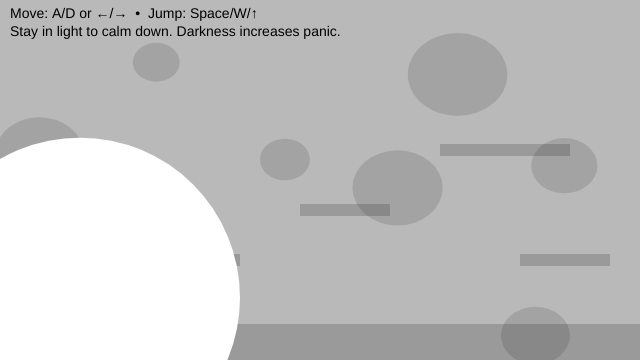
Frame 1 (no input)
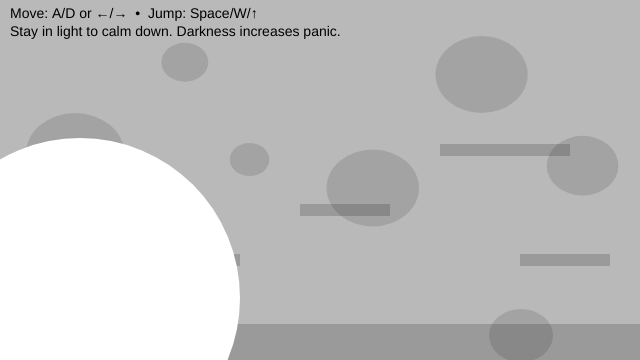
Frame 60 (no input)
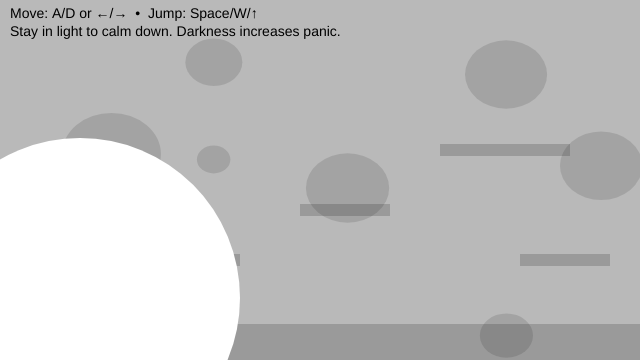
Frame 120 (the mouse pressed at the canvas centre since frame 60)

The p5.js sketch that drew these frames (run headless with seeded random() and noise() and a simulated clock; from frame 60 on, the mouse is pressed at the canvas centre):

// p5.js sketch
// ── sketch.js
// Y-position of the floor (ground level)
let floorY3;

// Player character (soft, animated blob)
let blob3 = {
  // Position (centre of the blob)
  x: 80,
  y: 0,

  // Visual properties
  r: 26, // Base radius
  points: 48, // Number of points used to draw the blob
  wobble: 7, // Edge deformation amount
  wobbleFreq: 0.9,

  // Time values for breathing animation
  t: 0,
  tSpeed: 0.01,

  // Physics: velocity
  vx: 0, // Horizontal velocity
  vy: 0, // Vertical velocity

  // Movement tuning
  accel: 0.55, // Horizontal acceleration
  maxRun: 4.0, // Maximum horizontal speed
  gravity: 0.65, // Downward force
  jumpV: -11.0, // Initial jump impulse

  // State
  onGround: false, // True when standing on a platform

  // Friction
  frictionAir: 0.995, // Light friction in air
  frictionGround: 0.88, // Stronger friction on ground
};

// List of solid platforms the blob can stand on
// Each platform is an axis-aligned rectangle (AABB)
let platforms = [];

// --- FEAR SYSTEM (Package A) ---
let panic = 0; // 0 calm → 1 terrified
let safeLights = []; // positions of "safe" light pools
let shadows = []; // background silhouettes

function setup() {
  createCanvas(640, 360);

  // Define the floor height
  floorY3 = height - 36;

  noStroke();
  textFont("sans-serif");
  textSize(14);

  // Create platforms (floor + steps)
  platforms = [
    { x: 0, y: floorY3, w: width, h: height - floorY3 }, // floor
    { x: 120, y: floorY3 - 70, w: 120, h: 12 }, // low step
    { x: 300, y: floorY3 - 120, w: 90, h: 12 }, // mid step
    { x: 440, y: floorY3 - 180, w: 130, h: 12 }, // high step
    { x: 520, y: floorY3 - 70, w: 90, h: 12 }, // return ramp
  ];

  // Start the blob resting on the floor
  blob3.y = floorY3 - blob3.r - 1;

  // Safe light pools (calm zones)
  safeLights = [
    { x: 80, y: floorY3 - 40, r: 120 },
    { x: 320, y: floorY3 - 140, r: 110 },
    { x: 560, y: floorY3 - 80, r: 120 },
  ];

  // Drifting background shadows (unease in the dark)
  for (let i = 0; i < 8; i++) {
    shadows.push({
      x: random(width),
      y: random(height),
      r: random(30, 90),
      vx: random(0.2, 0.8) * random([-1, 1]),
      phase: random(1000),
    });
  }
}

function draw() {
  background(240);

  // --- FEAR: compute how "safe" we are (distance to nearest light) ---
  let nearest = 99999;
  for (const L of safeLights) {
    const d = dist(blob3.x, blob3.y, L.x, L.y) - L.r;
    nearest = min(nearest, d);
  }
  // nearest < 0 means inside a safe light pool
  let darkness = constrain(map(nearest, -60, 220, 0, 1), 0, 1);

  // Panic rises in darkness, calms in light
  panic = lerp(panic, darkness, 0.04);

  // --- Draw all platforms (base layer) ---
  fill(200);
  for (const p of platforms) {
    rect(p.x, p.y, p.w, p.h);
  }

  // --- Input: left/right movement ---
  let move = 0;
  if (keyIsDown(65) || keyIsDown(LEFT_ARROW)) move -= 1; // A or ←
  if (keyIsDown(68) || keyIsDown(RIGHT_ARROW)) move += 1; // D or →
  // Skittish acceleration (fear makes inputs feel jerky)
  let skittishBoost = 1 + 0.6 * panic;
  blob3.vx += blob3.accel * move * skittishBoost;

  // Tremble when grounded + scared (tiny involuntary shake)
  if (blob3.onGround && panic > 0.15) {
    blob3.vx += (noise(frameCount * 0.2) - 0.5) * 0.35 * panic;
  }

  // --- Apply friction and clamp speed (panic affects control) ---
  let fearFriction = lerp(1.0, 0.94, panic); // lower = more slide
  blob3.vx *=
    (blob3.onGround ? blob3.frictionGround : blob3.frictionAir) * fearFriction;

  let fearMaxRun = lerp(blob3.maxRun, blob3.maxRun * 0.82, panic);
  blob3.vx = constrain(blob3.vx, -fearMaxRun, fearMaxRun);

  // --- Apply gravity ---
  blob3.vy += blob3.gravity;

  // --- Collision representation ---
  // We collide using a rectangle (AABB),
  // even though the blob is drawn as a circle
  let box = {
    x: blob3.x - blob3.r,
    y: blob3.y - blob3.r,
    w: blob3.r * 2,
    h: blob3.r * 2,
  };

  // --- STEP 1: Move horizontally, then resolve X collisions ---
  box.x += blob3.vx;
  for (const s of platforms) {
    if (overlap(box, s)) {
      if (blob3.vx > 0) {
        // Moving right → hit the left side of a platform
        box.x = s.x - box.w;
      } else if (blob3.vx < 0) {
        // Moving left → hit the right side of a platform
        box.x = s.x + s.w;
      }
      blob3.vx = 0;
    }
  }

  // --- STEP 2: Move vertically, then resolve Y collisions ---
  box.y += blob3.vy;
  blob3.onGround = false;

  for (const s of platforms) {
    if (overlap(box, s)) {
      if (blob3.vy > 0) {
        // Falling → land on top of a platform
        box.y = s.y - box.h;
        blob3.vy = 0;
        blob3.onGround = true;
      } else if (blob3.vy < 0) {
        // Rising → hit the underside of a platform
        box.y = s.y + s.h;
        blob3.vy = 0;
      }
    }
  }

  // --- Convert collision box back to blob centre ---
  blob3.x = box.x + box.w / 2;
  blob3.y = box.y + box.h / 2;

  // Keep blob inside the canvas horizontally
  blob3.x = constrain(blob3.x, blob3.r, width - blob3.r);

  // --- Panic-driven animation: faster breathing + more wobble ---
  blob3.tSpeed = lerp(0.01, 0.05, panic);
  blob3.wobble = lerp(7, 14, panic);
  blob3.wobbleFreq = lerp(0.9, 1.6, panic);

  // --- Draw the animated blob ---
  blob3.t += blob3.tSpeed;
  drawBlobCircle(blob3);

  // --- HUD ---
  fill(0);
  text("Move: A/D or ←/→  •  Jump: Space/W/↑", 10, 18);
  text("Stay in light to calm down. Darkness increases panic.", 10, 36);

  // --- Fear environment overlay (draw last) ---
  drawShadows();
  drawSpotlight();
}

// Axis-Aligned Bounding Box (AABB) overlap test
// Returns true if rectangles a and b intersect
function overlap(a, b) {
  return (
    a.x < b.x + b.w && a.x + a.w > b.x && a.y < b.y + b.h && a.y + a.h > b.y
  );
}

// Draws the blob using Perlin noise for a soft, breathing effect
function drawBlobCircle(b) {
  fill(20, 120, 255);
  beginShape();

  for (let i = 0; i < b.points; i++) {
    const a = (i / b.points) * TAU;

    // Noise-based radius offset
    const n = noise(
      cos(a) * b.wobbleFreq + 100,
      sin(a) * b.wobbleFreq + 100,
      b.t,
    );

    const r = b.r + map(n, 0, 1, -b.wobble, b.wobble);

    vertex(b.x + cos(a) * r, b.y + sin(a) * r);
  }

  endShape(CLOSE);
}

// Jump input (only allowed when grounded)
function keyPressed() {
  if (
    (key === " " || key === "W" || key === "w" || keyCode === UP_ARROW) &&
    blob3.onGround
  ) {
    blob3.vy = blob3.jumpV;
    blob3.onGround = false;
  }
}

// --- Fear ambience: drifting silhouettes ---
function drawShadows() {
  push();
  noStroke();
  for (const s of shadows) {
    s.x += s.vx;
    if (s.x < -100) s.x = width + 100;
    if (s.x > width + 100) s.x = -100;

    // shadow "breath"
    let rr = s.r + sin(frameCount * 0.02 + s.phase) * 8;

    // darker when panic is high
    fill(0, 30 + 120 * panic);
    ellipse(s.x, s.y, rr * 1.2, rr);
  }
  pop();
}

// --- Fear ambience: darkness overlay + spotlight around blob ---
function drawSpotlight() {
  push();

  // Dark overlay
  fill(0, 170 * (0.35 + 0.65 * panic)); // darker as fear rises
  rect(0, 0, width, height);

  // Cut a hole out of the darkness
  erase();
  let r = lerp(160, 90, panic); // spotlight shrinks when scared
  ellipse(blob3.x, blob3.y, r * 2, r * 2);
  noErase();

  // Extra vignette feel
  fill(0, 60 * panic);
  rect(0, 0, width, height);

  pop();
}
